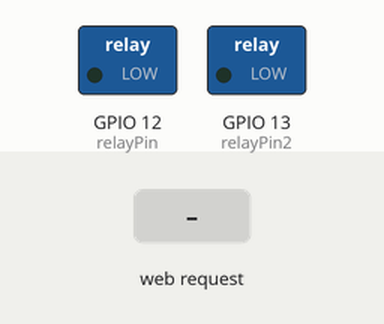
The sketch below on a simulated ESP32. Shown: switched loads named in the sketch (green lamp = pin HIGH). The test bench sets the inputs (shaded band). WiFi joins after 1.5 s; servers stay silent unless stated; what the sketch prints to the serial monitor is not drawn.

Above: at 2.7 s.
2.8 s: HTTP request GET /toggle received
At 3.8 s:
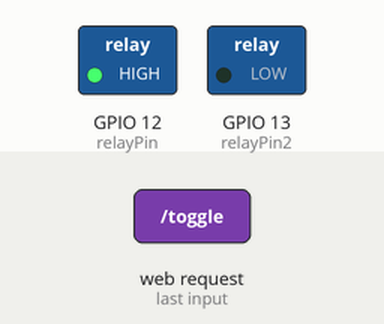
4.3 s: HTTP request GET /toggle received
At 5.0 s:
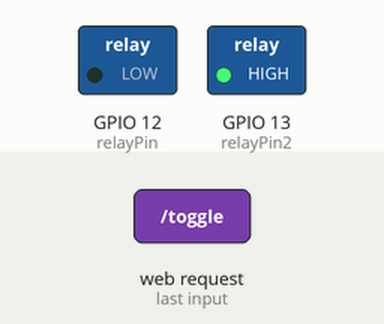
Timing chart, 0 to 7.3 s (numbered marks = the images above; inputs shaded):
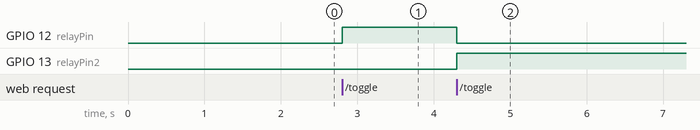

The sketch:

relayWeb.ino
```cpp
#include <WiFi.h>
#include <WebServer.h>

const char* ssid = "IoTB"; // Nombre de la red WiFi
const char* password = "inventaronelVAR"; // Contraseña del WiFi

WebServer server(80); // Inicializar el servidor web en el puerto 80

const int relayPin = 12;
const int relayPin2 = 13; // Pin donde está conectado el relé (cambia según tu conexión)

bool relayState = false; // Estado del relé

// Página web que será servida al cliente
String getHTML() {
  String html = "<html><head><title>Control Relay</title></head>";
  html += "<body><h1>Controla el LED del Relay</h1>";
  html += relayState ? "<p>Estado: <strong>ENCENDIDO</strong></p>" : "<p>Estado: <strong>APAGADO</strong></p>";
  html += "<button onclick=\"window.location.href='/toggle'\">Cambiar estado</button>";
  html += "</body></html>";
  return html;
}

// Función para manejar el cambio de estado del relé
void handleToggle() {
  relayState = !relayState; // Cambiar el estado del relé
  digitalWrite(relayPin, relayState ? HIGH : LOW);
    digitalWrite(relayPin2, relayState ? LOW : HIGH); // Encender o apagar el relé
  server.send(200, "text/html", getHTML()); // Enviar la página web actualizada
}

// Función para manejar la página principal
void handleRoot() {
  server.send(200, "text/html", getHTML());
}

void setup() {
  pinMode(relayPin, OUTPUT);
  digitalWrite(relayPin, LOW);
    pinMode(relayPin2, OUTPUT);
  digitalWrite(relayPin2, LOW); // Asegurarse que el relé empieza apagado

  Serial.begin(115200);
  WiFi.begin(ssid, password);

  Serial.print("Conectando a ");
  Serial.println(ssid);

  while (WiFi.status() != WL_CONNECTED) {
    delay(500);
    Serial.print(".");
  }

  Serial.println("\nConectado al WiFi.");
  Serial.print("Dirección IP: ");
  Serial.println(WiFi.localIP());

  server.on("/", handleRoot); // Llamar a handleRoot en la raíz "/"
  server.on("/toggle", handleToggle); // Llamar a handleToggle en "/toggle"

  server.begin();
  Serial.println("Servidor iniciado.");
}

void loop() {
  server.handleClient(); // Manejar los clientes que se conectan
}
```

Measured:
- after the input at 2.8 s, GPIO 12 (relayPin): LOW → HIGH at once
- after the input at 4.3 s, GPIO 12 (relayPin): HIGH → LOW at once; GPIO 13 (relayPin2): LOW → HIGH at once
